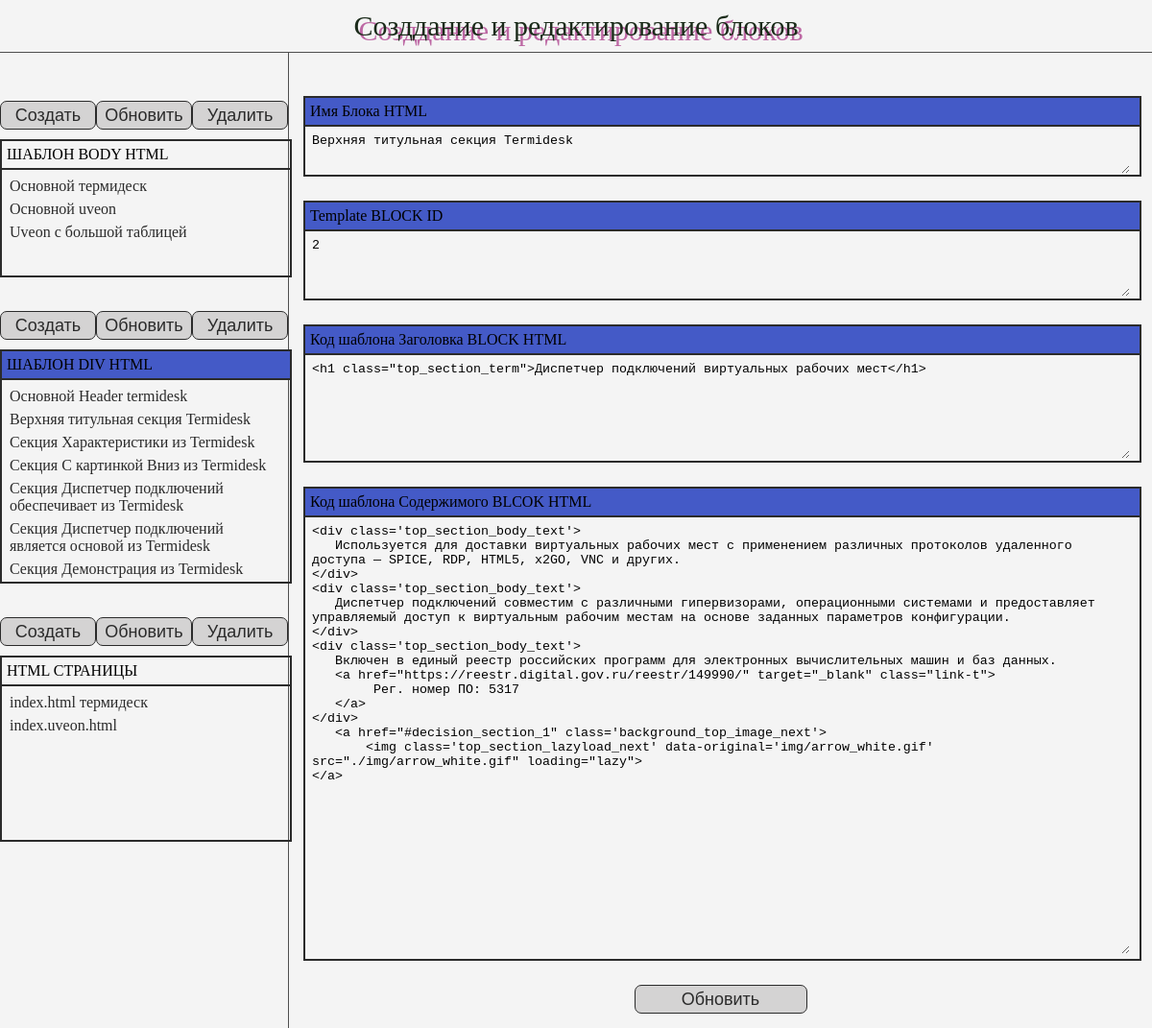
The app's page /dives/2/, older data.
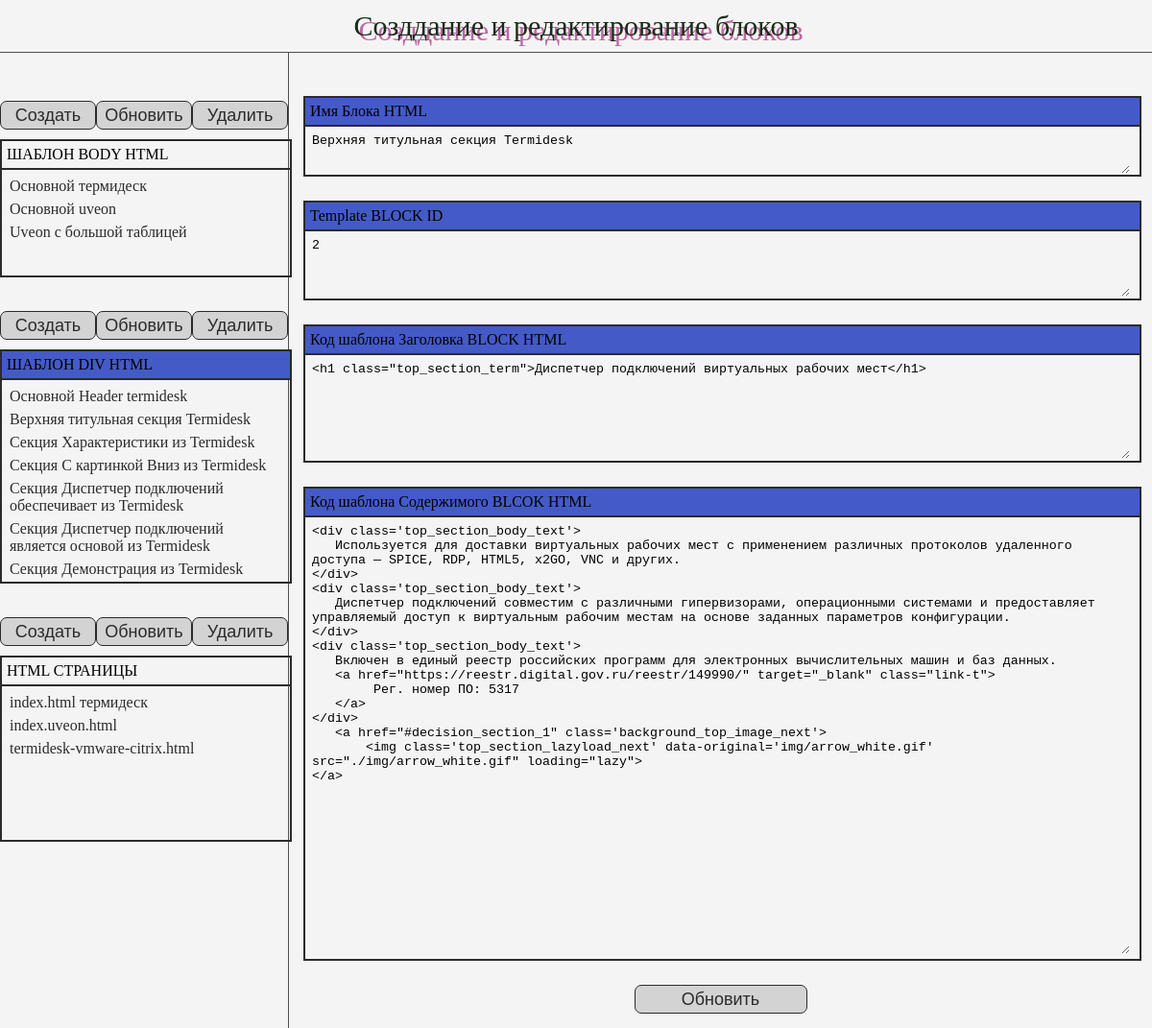
The same page, newer data.
### backend/models.py (models this page shows)
class BodyTemplate(models.Model):
    name = models.CharField(max_length=400)
    temp_body_id = models.CharField(max_length=500)
    text = models.TextField(null=True)

class DivSTemplate(models.Model):
    name = models.CharField(max_length=400)
    temp_body_id = models.CharField(max_length=500)
    header = models.TextField(null=True)
    text = models.TextField(null=True)

class HTMLTemplate(models.Model):
    name = models.CharField(max_length=400)
    use_name = models.CharField(max_length=500)
    header = models.TextField(null=True)
    body_numbers = models.CharField(max_length=1000)

### backend/views.py (the view)
# urls.py: path('dives/<int:elementid>/', views.index_dives),
def index_dives(request, elementid):
    body, dives, htmles = return_all_object()
    name, name_id, title_body, all_body = return_dives_object(elementid)
    if request.method == 'POST':
        name = request.POST.get('name')
        name_id = request.POST.get('name_id')
        title_body = request.POST.get('title_body')
        all_body = request.POST.get('all_body')
        return_new_div(elementid, name, name_id, title_body, all_body)
        form_dives = return_div_form(name, name_id, title_body, all_body)
        return render(request, 'dives/index.html',
                      {"form": form_dives, 'bodys': body, 'dives': dives, 'htmles': htmles})
    else:
        form_dives = return_div_form(name, name_id, title_body, all_body)
        return render(request, 'dives/index.html',
                      {"form": form_dives, 'bodys': body, 'dives': dives, 'htmles': htmles})

### backend/forms.py
class FormDives(forms.Form):
    name = forms.CharField(widget=forms.Textarea(attrs={"class": "input_top"}))
    name_id = forms.CharField(widget=forms.Textarea(attrs={"class": "input_center"}))
    title_body = forms.CharField(widget=forms.Textarea(attrs={"class": "input_title"}))
    all_body = forms.CharField(widget=forms.Textarea(attrs={"class": "input_body"}))

### backend/services.py (called while the page is built)
def return_all_object():
    body = BodyTemplate.objects.all()
    dives = DivSTemplate.objects.all()
    htmles = HTMLTemplate.objects.all()
    return body, dives, htmles

def return_dives_object(elementid):
    body = DivSTemplate.objects.get(id=elementid)
    return body.name, body.temp_body_id, body.header, body.text

def return_div_form(name, name_id, title_body, all_body):
    form_dives = FormDives()
    form_dives.initial["name"] = name
    form_dives.initial["name_id"] = name_id
    form_dives.initial["title_body"] = title_body
    form_dives.initial["all_body"] = all_body
    return form_dives

### templates/dives/index.html (shortened to what the changed rows need)
<!DOCTYPE html>
{% load static %}
<html lang="en">
<head>
    <link rel="stylesheet" href='{% static "css/dives.css" %}' type="text/css">
</head>
<body class="dives">
    <section class="dives_all d-flex">
        <div class="dives_all_left">
            <div class="template_block_body block_item">
                <div class="template_block_body_bottom block_item_bottom">
                    <div class="template_block_body_bottom_all block_item_bottom_all">
                        {% if bodys.count > 0 %}
                            {% for body in bodys %}
                                <div data-bodys="{{ body.id }}" class="item item-body">{{ body.name }}</div>
                            {% endfor %}
                        {% endif %}
                    </div>
                </div>
            </div>
            <div class="template_block_div block_item">
                <div class="template_block_div_bottom block_item_bottom">
                    <div class="template_block_div_bottom_all block_item_bottom_all">
                        {% if dives.count > 0 %}
                            {% for dive in dives %}
                                <div data-dive="{{ dive.id }}" class="item item-dive">{{ dive.name }}</div>
                            {% endfor %}
                        {% endif %}
                    </div>
                </div>
            </div>
            <div class="template_block_html block_item">
                <div class="template_block_html_bottom block_item_bottom">
                    <div class="template_block_html_bottom_all block_item_bottom_all">
                        {% if htmles.count > 0 %}
                            {% for html in htmles %}
                                <div data-htmle="{{ html.id }}" class="item item-html">{{ html.name }}</div>
                            {% endfor %}
                        {% endif %}
                    </div>
                </div>
            </div>
        </div>
        <div class="dives_all_right">
            <form method="post">
                <div class="dives_all_right_block">
                    <div class="dives_all_right_block_content">
                        <div class="dives_all_right_block_all content-top">
                            {{ form.name }}
                        </div>
                    </div>
                </div>
            </form>
        </div>
    </section>
</body>
</html>

Row changes from the older to the newer data that the page shows:
added HTMLTemplate: name "termidesk-vmware-citrix.html"
